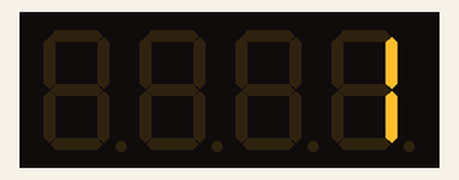
This sketch was run on a simulated Arduino Uno, built with avr-gcc and run on an emulated ATmega328P. Parts: 4-digit seven-segment display.

Above: at 0.1 s.
At 3.1 s:
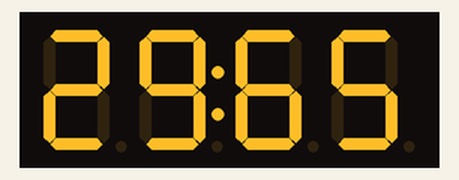
At 4.1 s:
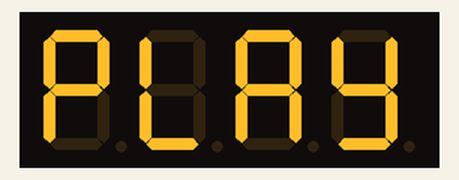
At 5.1 s:
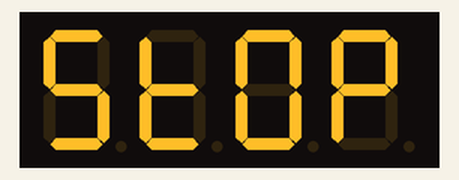

The sketch:

7segTest.ino
```cpp
#include <TM1637.h>

// Instantiation and pins configurations
// Pin 3 - > DIO
// Pin 2 - > CLK
TM1637 tm(A5, A4);

void setup()
{
    tm.begin();
    tm.setBrightnessPercent(90);
}

void loop()
{
    // Display Integers:
    tm.display("   1");
    delay(3000);

    // Display float:
    tm.display(29.65);
    delay(1000);

    // Display String:
    tm.display("PLAY");
    delay(1000);
    tm.display("STOP");
    delay(1000);
}
```

Measured:
- by itself, everything shown: repeats every 6.0 s, in 4 steps
- what the display in image 1 shows lasts 1.0 s, from 3.0 s to 4.0 s
